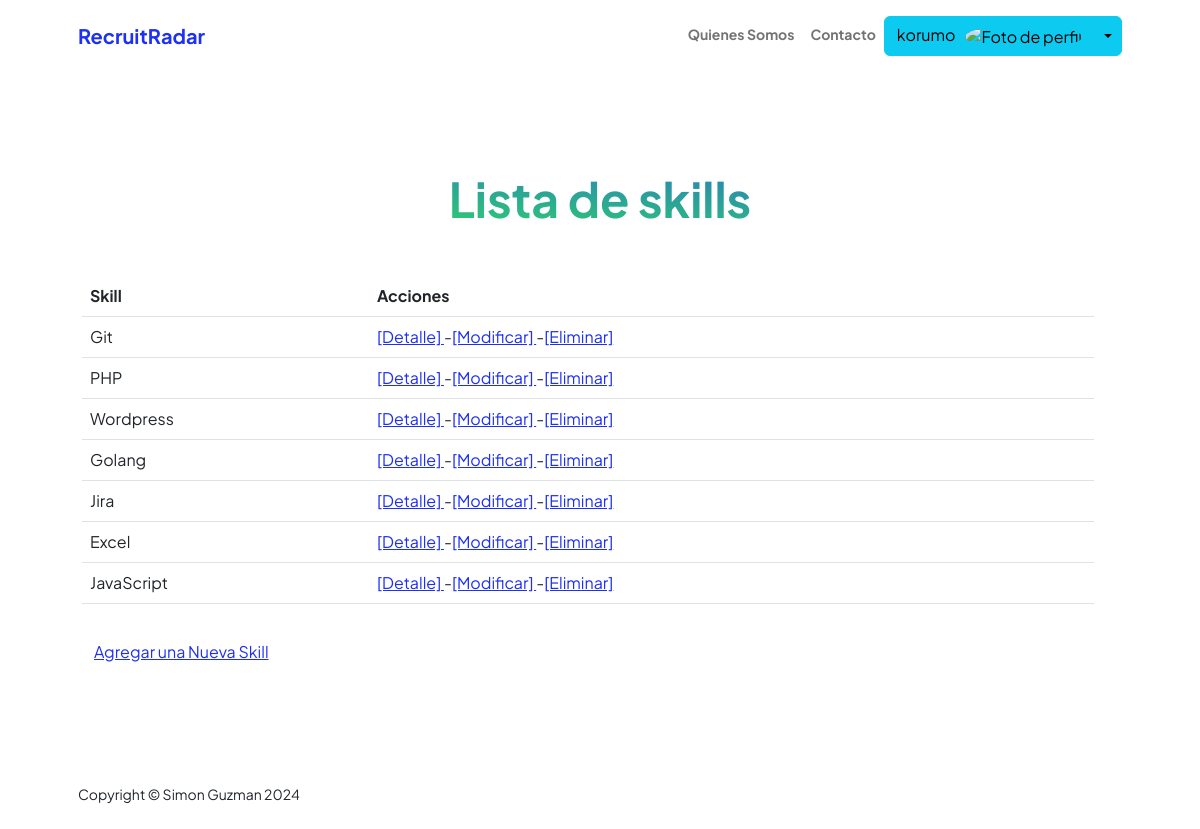
/appCurriculos/skill/ (signed in), run on the app's committed database.
### appUsers/models.py (models this page shows, shortened)
class Skills(models.Model):
    user = models.ForeignKey(User, on_delete=models.CASCADE, null=True)
    aptitud = models.CharField(max_length=50)

### appCurriculos/views/views_skills.py (the view)
# urls.py: path('skill/', SkillListView.as_view(), name='skill_list'),
class SkillListView(LoginRequiredMixin, ListView):
    model = Skills
    template_name = 'appCurriculos/skill_list.html'
    context_object_name = 'skills'
    def get_queryset(self):
        return Skills.objects.filter(user=self.request.user)
    def get_context_data(self, **kwargs):
        context = super().get_context_data(**kwargs)
        context['avatar'] = self.request.session.get('foto-avatar', 'none')
        return context

### appCurriculos/templates/appCurriculos/skill_list.html
{% extends "appUsers/base.html" %}
{% load static %}
{% block datosDinamicos %}
<header class="py-5">
    <div class="container px-5 pb-5">
        <section>
            <div class="container px-3" style="margin-top: 50px;">
                <div class="text-center mb-5">
                    <h1 class="display-5 fw-bolder mb-0"><span class="text-gradient d-inline">Lista de skills</span></h1>
                </div>
                <div class="row">
                    <div class="row">
                        <table class="table caption-top">
                         <thead>
                            <tr>
                              <th scope="col">Skill</th>
                              <th scope="col">Acciones</th>
                            </tr>
                          </thead>
                          <tbody>
                            {% for aptitud in skills %}
                            <tr>
                              <td>{{ aptitud.aptitud }}</td>
                              <td><a href="{% url 'skill_detalle' aptitud.pk %}">[Detalle] </a>-<a href="{% url 'skill_update' aptitud.pk %}">[Modificar] </a>-<a href="{% url 'skill_delete' aptitud.pk %}">[Eliminar] </a></td>
                            </tr>
                            {% endfor%}
                          </tbody>
                        </table>
                 </div>
                 <div class="row" style="margin-top: 20px;">
                    <a href="{% url 'skill_create' %}">Agregar una Nueva Skill</a>
                 </div>
                </div>
            </div>
        </section>
    </div>
</header>
{% endblock %}

### appUsers/templates/appUsers/base.html (shortened to what this page needs)
<!DOCTYPE html>
<html lang="en">
    <head>
        {% load static %}
        <link rel="stylesheet" href="https://cdnjs.cloudflare.com/ajax/libs/font-awesome/6.0.0/css/all.min.css">
        <link href="https://cdn.jsdelivr.net/npm/bootstrap-icons@1.8.1/font/bootstrap-icons.css" rel="stylesheet" />
        <link href="{% static 'css/styles.css' %}" rel="stylesheet" />
    </head>
    <body class="d-flex flex-column h-100">
        <main class="flex-shrink-0">
            <nav class="navbar navbar-expand-lg navbar-light bg-white py-3">
                <div class="container px-5">
                    <a class="navbar-brand" href="{% url 'Home' %}"><span class="fw-bolder text-primary">RecruitRadar</span></a>
                    <div class="collapse navbar-collapse" id="navbarSupportedContent">
                        <ul class="navbar-nav ms-auto mb-2 mb-lg-0 small fw-bolder">
                            <li class="nav-item"><a class="nav-link" href="{% url 'Aboutme' %}">Quienes Somos</a></li>
                            <li class="nav-item"><a class="nav-link" href="{% url 'Contact' %}">Contacto</a></li>
                            {% if request.user.is_authenticated %}
                            <div class="btn-group">
                                <button type="button" class="btn btn-info">{{ request.user.username}}<img src="{{avatar}}" alt="Foto de perfil" class="img-fluid rounded-circle" width="50" style="margin-left: 10px;"></button>
                                <button type="button" class="btn btn-info dropdown-toggle dropdown-toggle-split" data-bs-toggle="dropdown" aria-expanded="false">
                                </button>
                              </div>
                            {% else %}
                                <li class="nav-item"><a class="nav-link" href="{% url 'Login' %}">Iniciar Sesión</a></li>
                                <li class="nav-item"><a class="nav-link" href="{% url 'Register' %}">Registrar</a></li>
                            {% endif %}
                        </ul>
                    </div>
                </div>
            </nav>
            {% block datosDinamicos %}
            {% endblock %}
        </main>
        <footer class="bg-white py-4 mt-auto">
            <div class="container px-5">
                <div class="row align-items-center justify-content-between flex-column flex-sm-row">
                    <div class="col-auto"><div class="small m-0">Copyright &copy; Simon Guzman 2024</div></div>
                </div>
            </div>
        </footer>
    </body>
</html>

### data on the page
Skills: aptitud "Git"
Skills: aptitud "PHP"
Skills: aptitud "Wordpress"
Skills: aptitud "Golang"
Skills: aptitud "Jira"
Skills: aptitud "Excel"
Skills: aptitud "JavaScript"

### other printed values
{{ request.user.username }} "korumo"
